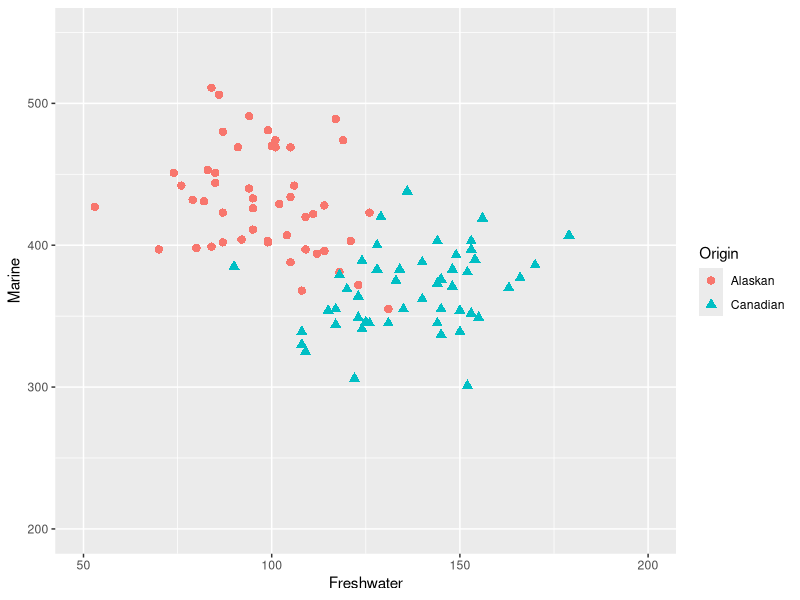
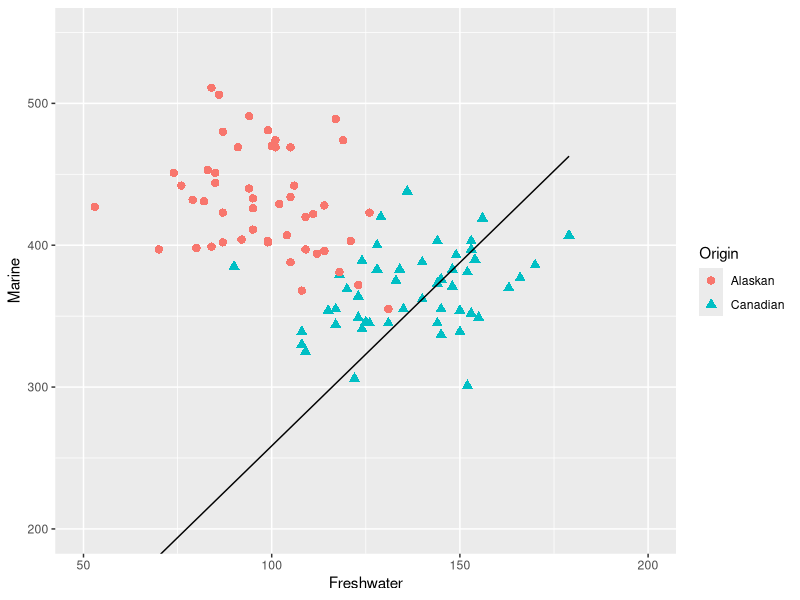

Source code (R) for these figures, in order:
# This script is an implementation of perceptron learning proposed by Rosenblatt
# in 1950s. In detail, Rosenblatt used Hebbian learning (Donald Hebb, 1949) to 
# make threshold neuron of McCulloch-Pitts learn.
# In detail, read: section 2.5. of Neural Networks for Applied Sciences and 
# Engineering
################################################################################
# CLEAN WORKING ENV
################################################################################
rm(list=ls())

################################################################################
# LIBRARY
################################################################################
library(rrcov) #salmon data
library(ggplot2) #plot

################################################################################
# DATA
################################################################################
# Load data to working env
data(salmon)

# Store dat in temp var
dt <- salmon

# Plotting
ggplot(data = dt, mapping = aes(x = Freshwater, y = Marine, colour=Origin, 
                                shape = Origin)) +
  geom_point(size = 2.5) +
  coord_cartesian(xlim = c(50, 200), ylim = c(200, 550))

################################################################################
# LEARNING ALGORITHM
################################################################################
# Learning function of the perceptron
# x : input matrix
# y : ouput vector
# w : weight vector
# beta : learning rate
# iters : number of iterations
learning_func <- function(x, y, w, beta, iters) {
  for (i in 1:iters) {
    for (idx in 1:nrow(x)) {
      # Net input
      u <- x[idx, ]%*%w
      
      # Predicted output
      p <- ifelse(u >= 0, 1, 0)
      
      # Error
      e <- y[idx] - p
      
      # Adjust weights
      w <- w + beta*e*x[idx,]
    }
  }
  return (list(w = w))
}
################################################################################
# MODELING
################################################################################
# Input matrix x
dt <- dt[sample(nrow(dt)),]
x <- as.matrix(dt[, 2:3]) 
x <- matrix(x, ncol = ncol(x), dimnames = NULL)
x <- cbind(x, rep(1, nrow(x)))
x <- x[, c(3, 1, 2)]

# Actual output
y <- dt$Origin
y <- as.character(y)
y[which(y == "Canadian")] <- 1
y[which(y == "Alaskan")] <- 0
y <- as.numeric(y)

# Weight vector with initial weights
w <- vector(length = ncol(x))

# Learning rate beta
beta <- 0.1

# Iteration
iters <- 50

# Learning iteration starts here
results <- learning_func(x, y, w, beta, iters)
w <- results$w

# Boundary line
boundary_func <-function(x, w, w0) {
  return ((-w[2]*x - w[1]) / w[3])
}
boundary_line <- data.frame(x = x[,2], y = boundary_func(x[,2], w))

# Plot
ggplot() +
  geom_point(data = dt, mapping = aes(x = Freshwater, y = Marine, colour=Origin,
                                      shape = Origin), size = 2.5) +
  geom_line(data = boundary_line, mapping = aes(x = x, y = y)) +
  coord_cartesian(xlim = c(50, 200), ylim = c(200, 550))
